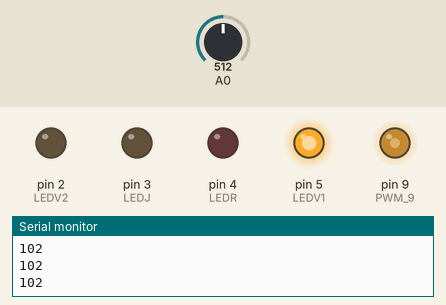
A sketch run on a simulated Arduino Uno, built with avr-gcc and run on an emulated ATmega328P. Shown: output pins drawn as LEDs (lit = HIGH), the last lines printed to the serial monitor. The inputs (shaded band) are chosen by the test bench; at power-on: A0 = 512.

Above: at 1.2 s.
1.3 s: A0 set to 539
At 2.5 s:
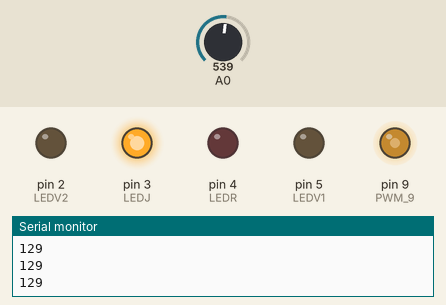
2.9 s: A0 set to 511
At 3.4 s:
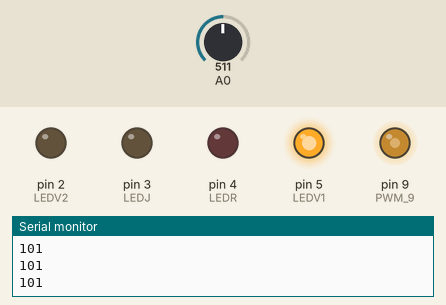
4.5 s: A0 set to 218
6.0 s: A0 set to 191
At 6.4 s:
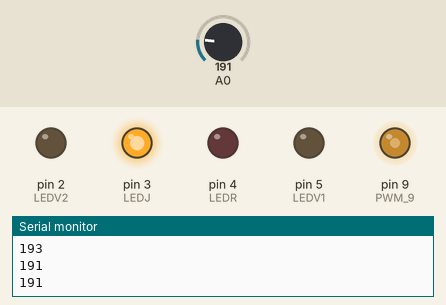
Timing chart, 0 to 8.5 s (numbered marks = the images above; inputs shaded):
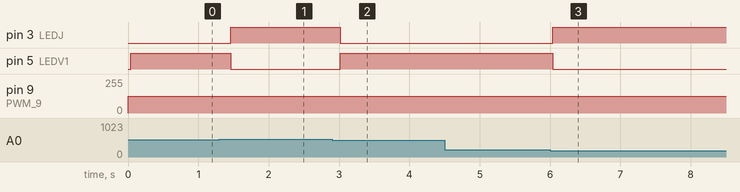

The sketch:

arduino_sensor_et_moyenne_ok.ino
```cpp
const int LEDV1=5;
const int LEDV2=2;
const int LEDJ=3;
const int LEDR=4;
const float maxFreq = 16000000; //fréquence maximale de l'arduino

#define N 160  //nombre d'echantillions

void setup()
{

  pinMode(LEDV1, OUTPUT);
  pinMode(LEDV2, OUTPUT);
  pinMode(LEDJ, OUTPUT);
  pinMode(LEDR, OUTPUT);
  pinMode(A0, INPUT);

  TCCR1A=0b10000010;        //generateur de frequence
  TCCR1B=0b00011001;        //-+
  ICR1=110;
  OCR1A=55;

  pinMode(9,OUTPUT);        //PWM 9
  Serial.begin(115200);
}
void setFrequency(float frequency)
{

  if(frequency >=0.24 || frequency <=8000000)
  {

    TCCR1A=0b10000010;        // generateur de frequence(PWM rapide)


    unsigned int v=0;
    int indscale=0;
    float prescale[] = {1.0,8.0,64.0,256.0,1024.0};
    float period=1/frequency;

    while(v==0)
    {
      float curfreq=maxFreq/prescale[indscale];
      float tickperiod=1/curfreq;
      float nbtick=period/tickperiod;

      if(nbtick>65535)
      {
        indscale=indscale+1;
      }
      else
      {
        v=nbtick;
      }

    }

    int c=prescale[indscale];

     switch (c) {

         case 1: TCCR1B=0b00011001; break;
         case 8: TCCR1B=0b00011010; break;
         case 64: TCCR1B=0b00011011; break;
         case 256: TCCR1B=0b00011100; break;
         case 1024: TCCR1B=0b00011101; break;
         default: TCCR1B=0b00011000;
     }

    ICR1=v; //pulse duration = ICR1 value x time per counter tick
    OCR1A=v/2; //Output Compare Register //low state

  }


}
void loop()
{

  int moyenne = 0;
  float val = analogRead(0);

    for(int i=1;i<161;i++){
      setFrequency(350000);
      moyenne = moyenne + analogRead(A0);
    }

    moyenne = moyenne / 160;
    Serial.println (moyenne);


  if ( moyenne > 118)
  {
    digitalWrite(LEDJ,HIGH);
    digitalWrite(LEDV1,LOW);
    digitalWrite(LEDV2,LOW);
    delay(100);
    digitalWrite(LEDR,LOW);

  }
  else
  {
    if ( moyenne > 86)
    {
    digitalWrite(LEDV1,HIGH);
    digitalWrite(LEDV2,LOW);
    digitalWrite(LEDJ,LOW);
    delay(100);
    digitalWrite(LEDR,LOW);
    }
    else
    {
      if ( moyenne >= 83){
      digitalWrite(LEDV2,HIGH);
      digitalWrite(LEDV1,LOW);
      digitalWrite(LEDJ,LOW);
      delay(100);
      digitalWrite(LEDR,LOW);
      }

      else{
        if ( moyenne >= 81){
         digitalWrite(LEDR,HIGH);
         digitalWrite(LEDV1,LOW);
         digitalWrite(LEDV2,LOW);
         delay(100);
         digitalWrite(LEDJ,LOW);

        }
     }
    }
  }
}
```

Measured:
- the behaviour switches between 528 and 529 on A0 (found by bisection; images 0 and 1)
- the behaviour switches between 205 and 204 on A0 (found by bisection; images 2 and 3)
- after the input at 1.3 s, pin 3 (LEDJ): LOW → HIGH after 0.16 s; pin 5 (LEDV1): HIGH → LOW after 0.16 s
- after the input at 2.9 s, pin 3 (LEDJ): HIGH → LOW after 0.12 s; pin 5 (LEDV1): LOW → HIGH after 0.12 s
- after the input at 6.0 s, pin 3 (LEDJ): LOW → HIGH at once; pin 5 (LEDV1): HIGH → LOW at once
